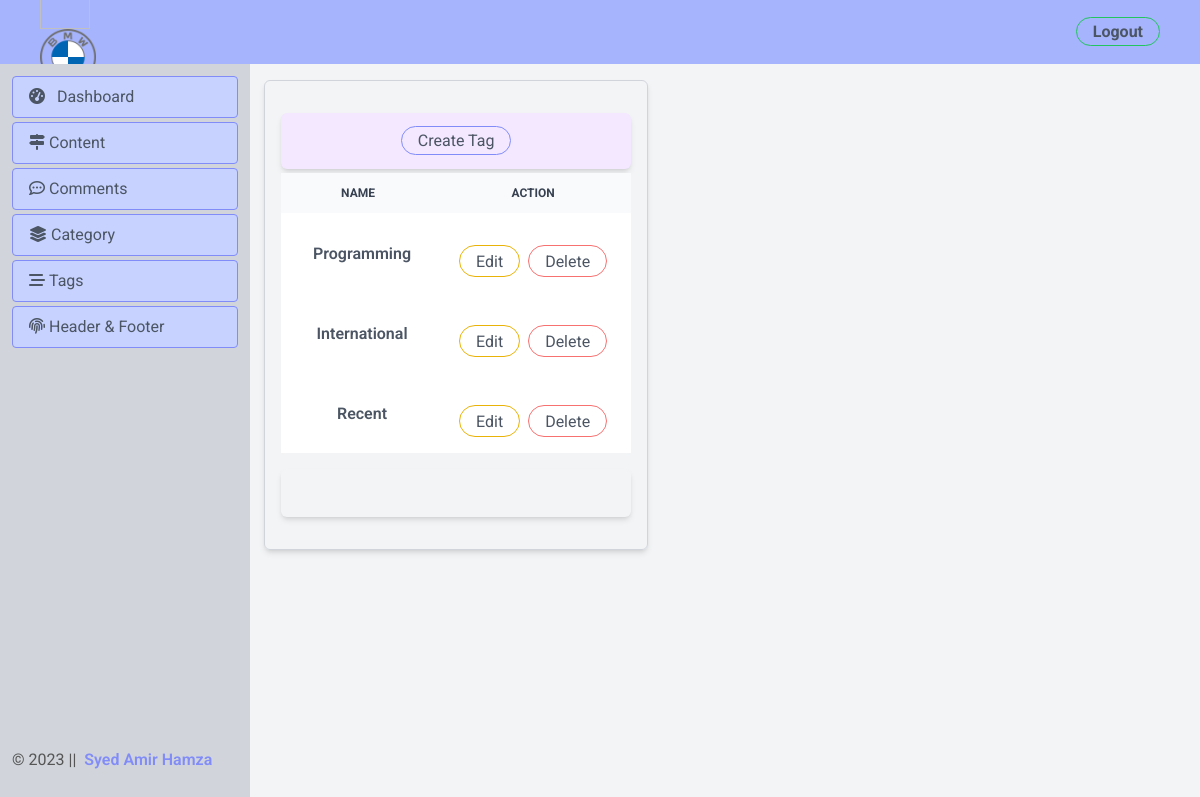
Page /backend/tags.php (signed in) on the committed database.
### tables this page shows
CREATE TABLE `header_footer` (
  `id` int(11) NOT NULL,
  `name` varchar(255) NOT NULL,
  `logo_path` varchar(255) NOT NULL
);

CREATE TABLE `tags` (
  `id` int(11) NOT NULL,
  `name` varchar(50) NOT NULL
);

### backend/tags.php (the view, shortened to what this page needs)
<?php include 'layout/header.php'; ?>
<?php
include 'db_connection.php';
?>
<div class="flex flex-col">
  <div class="">
    <?php include 'layout/nav.php'; ?>
  </div>
  <div class="flex">
    <div class="">
      <?php include 'layout/sidebar.php'; ?>
    </div>
    <main class="p-2 ml-64 mt-16">
      <div class="p-4 rounded-md shadow-md border border-gray-300 justify-between mt-2 ">
        <body class="bg-gray-100">
          <div class="max-w-md mx-auto bg-purple-100 p-4 rounded-md shadow-md mb-1 text-center mt-4">
            <a href="create_tag.php"
              class="border border-indigo-400 rounded-3xl text-gray-600 px-4 py-1 hover:bg-indigo-400 transition hover:text-gray-100">
              Create Tag</a>
          </div>
          <div class="w-full">
            <?php
            $sql = "SELECT * FROM tags";
            $result = $conn->query($sql);
            if ($result->num_rows > 0): ?>
              <table class="w-full  text-center rtl:text-right text-gray-500 ">
                <thead class="text-xs text-gray-700 uppercase bg-gray-50 dark:bg-gray-700 ">
                  <tr>
                    <th scope="col" class="px-6 py-3">
                      Name
                    </th>
                    <th scope="col" class="px-6 py-3">
                      Action
                    </th>
                  </tr>
                </thead>
                <?php while ($row = $result->fetch_assoc()): ?>
                  <tbody>
                    <tr class="bg-white dark:bg-gray-800 hover:bg-gray-50 dark:hover:bg-gray-600">
                      <th scope="row" class="px-6 py-4 font-medium text-gray-900 whitespace-nowrap dark:text-white">
                        <span class="ml-2 mb-2 font-semibold  text-gray-600">
                          <?php echo $row["name"]; ?>
                        </span>
                      </th>
                      <td class="px-6 py-4 text-right">
                        <div class="flex gap-2 mt-4">
                          <a href="edit_tag.php?id=<?php echo $row['id']; ?>"
                            class=" h-8 border border-yellow-500 rounded-3xl text-gray-600 px-4 py-[6px] hover:bg-yellow-500 transition hover:text-gray-100">Edit
                          </a>
                          <button onclick="deleteTagJs(<?php echo $row['id']; ?>)"
                            class=" h-8 border border-red-400 rounded-3xl text-gray-600 px-4 hover:bg-red-400 transition hover:text-gray-100">Delete
                          </button>
                        </div>
                      </td>
                    </tr>
                  </tbody>
                <?php endwhile; ?>
              <?php else: ?>
                <p>No data found</p>
              <?php endif; ?>
            </table>
            <div class=" mx-auto bg-gray-100 p-4 rounded-md shadow-md mb-4 mt-4">
            </div>
          </div>
    </main>
    </body>
  </div>
</div>
</body>
</html>

### backend/layout/nav.php
<?php
include '../db_connection.php';
$sql = "SELECT * FROM header_footer LIMIT 1";
$result = $conn->query($sql);
if ($result->num_rows > 0) {
    $row = $result->fetch_assoc();
    ?>
    <div class="bg-indigo-300 h-16 flex justify-between items-center fixed w-full top-0 ">
<div class="w-full flex items-center justify-between">
<div class=" ml-10">
        <img src="<?php  ?>" alt="" width="50">
        <a href="dashboard.php">
        <?php echo '<img class="w-14 h-14" src="' . $row['logo_path'] . '" alt="Logo">'; ?>
        </a>
    </div>
    <div class="text-right font-bold mr-10 "><a class="border border-green-500 rounded-3xl text-gray-600 px-4 py-1 hover:bg-green-500 transition hover:text-gray-100"
      href="../logout.php">Logout</a>
    </div>
</div>
  </div>
    <?php
} else {
}
?>

### backend/layout/footer_part_backend.php (shortened to what this page needs)
    <?php
include 'db_connection.php';
$sql = "SELECT * FROM header_footer LIMIT 1";
$getLOgo = $conn->query($sql);
if ($getLOgo->num_rows > 0) {
    $row = $getLOgo->fetch_assoc();
}
?>
    <footer class=" h-10 mb-2">
    <div class="flex items-center h-full justify-center">
        <p> &copy;
          <span>
            <?php
              $currentYear = date('Y');
              echo $currentYear;
            ?> || &nbsp;
          </span>
          <span class=" font-semibold text-indigo-600">
            <?php
                echo '<h1 class="font-semibold text-indigo-400">' . $row['name'] . '</h1>';
            ?>
          </span>
        </p>
      </div>
    </footer>

### backend/layout/style.css (style rules this page uses)
* { box-sizing: border-box; margin: 0; padding: 0; }
body { min-height: 80vh; font-family: "Roboto", sans-serif; }

### rows in the picture
header_footer: logo_path (picture), name "Syed Amir Hamza"
tags: name "Programming"
tags: name "International"
tags: name "Recent"
